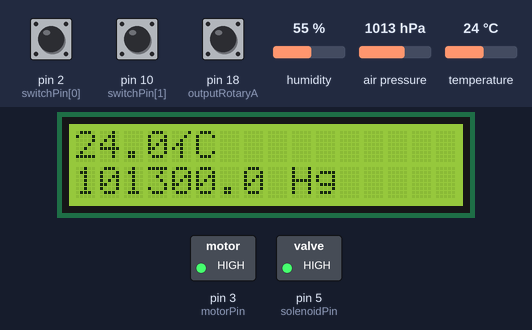
A sketch run on a simulated Arduino Uno, built with avr-gcc and run on an emulated ATmega328P. Shown: 16×2 character LCD, switched loads named in the sketch (green lamp = pin HIGH). The inputs (shaded band) are chosen by the test bench; at power-on: air pressure 1013 hPa, pin 10 (switchPin[1]) HIGH, pin 2 (switchPin[0]) HIGH, pin 18 (outputRotaryA) HIGH, humidity 55 %, temperature 24 °C. What the sketch prints to the serial monitor is not drawn.

Above: at 1.2 s.
1.3 s: air pressure set to 1001 hPa
At 3.2 s:
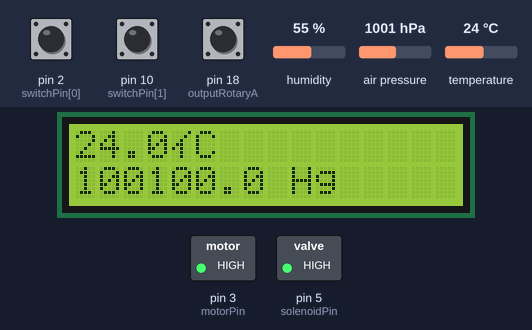
3.6 s: air pressure set to 998 hPa
At 5.3 s:
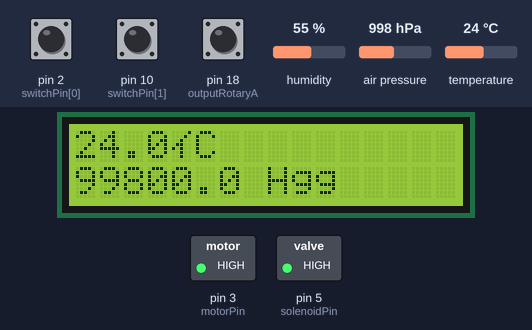
5.6 s: pin 10 (switchPin[1]) pulled LOW for 0.15 s
At 6.6 s:
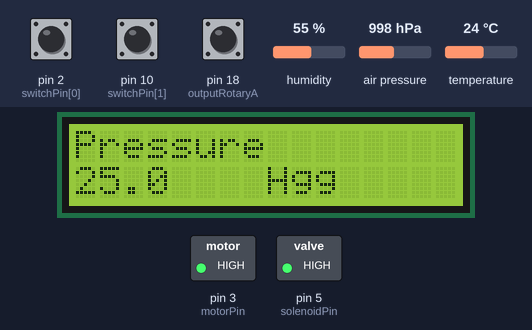
7.2 s: pin 10 (switchPin[1]) pulled LOW for 1 s
At 8.6 s:
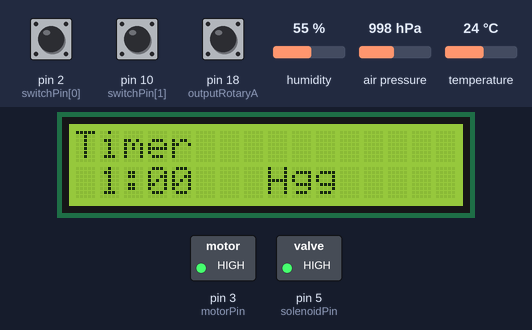
9.7 s: pin 10 (switchPin[1]) pulled LOW for 0.15 s
At 10.8 s:
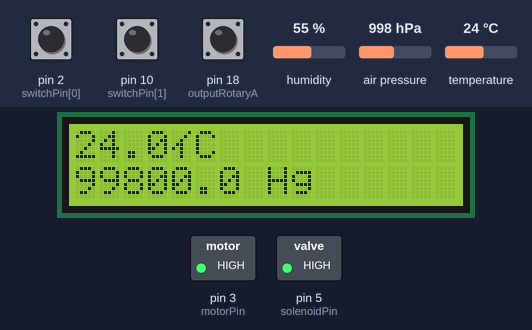
11.3 s: pin 10 (switchPin[1]) pulled LOW for 3.2 s
At 11.8 s:
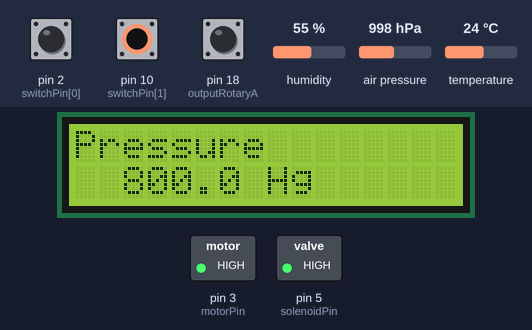
Timing chart, 0 to 14.3 s (numbered marks = the images above; inputs shaded):
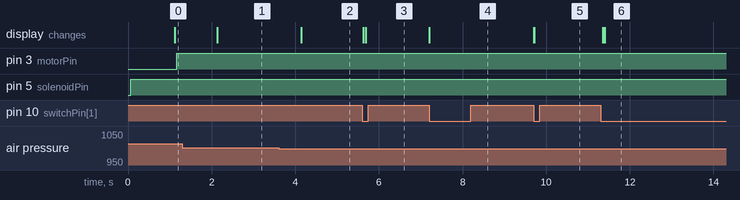

The sketch:

vac-chamber-controller.ino
```cpp
// (licence header left out)
/* ==== Includes ==== */
#include <BME280I2C.h>
#include <Wire.h>             // Needed for legacy versions of Arduino.
#include <LiquidCrystal.h>
/* ====  END Includes ==== */

/* ==== Defines ==== */
#define SERIAL_BAUD 115200
#define VAC_PRESSURE_HG 25.0
#define NO_OF_SWITCHES 2
#define SWITCH_VAC 0
#define SWITCH_MENU 1
#define MENU_ITEMS 2
#define MENUTYPE_FLOAT 0
#define MENUTYPE_TIME_MMSS 1
/* ==== END Defines ==== */

/* ==== Global Variables ==== */
BME280I2C bme;                   // Default : forced mode, standby time = 1000 ms
                              // Oversampling = pressure ×1, temperature ×1, humidity ×1, filter off,
bool metric = true;

// named constants for the switch and motor pins
const int switchPin[2] = {2, 10}; // the number of the switch pins
const int motorPin =  3; // the number of the motor pin
const int solenoidPin = 5; // the number of the solenoid pin
const int outputRotaryA = 18;
const int outputRotaryB = 19;

int switchState[2] = {LOW, HIGH};  // variable for reading the switch's status
int switchPreviousState[2] = {LOW, HIGH};
int toggleState[2] = {LOW, LOW};

int aRotaryState;
int aRotaryLastState;

float pressureTarget = 0;
float pressureSetting = VAC_PRESSURE_HG;

long timerStart = 0;
long timerMillis = 1000L * 60 * 10; // default 10 minutes
long timerSetting = 1000L * 60 * 10;
bool flagSetTimerAtPressure = false;

struct s_menu {
  char description[16];
  int type;
  float value;
  float increment;
} menu[2] = {{"Pressure       ", MENUTYPE_FLOAT, 25.0, 0.05}, {"Timer         ", MENUTYPE_TIME_MMSS, 60000, 500}};

int menuIndex = 0;

LiquidCrystal lcd(12, 11, 9, 8, 7, 6);

int runMode = 0; // 0 = normal, 1 = menu

float temp(NAN), hum(NAN), pres(NAN);
uint8_t pressureUnit(2); // unit: B000 = Pa, B001 = hPa, B010 = Hg, B011 = atm, B100 = bar, B101 = torr, B110 = N/m^2, B111 = psi
const char *unitString[] = {"Pa", "hPa", "Hg", "atm", "bar", "torr", "N/m^2", "psi"};
/* ==== END Global Variables ==== */


/* ==== Prototypes ==== */
/* === Print a message to stream with the temp, humidity and pressure. === */
void printBME280Data(Stream * client);
/* === Print a message to stream with the altitude, and dew point. === */
void printBME280CalculatedData(Stream* client);
/* ==== END Prototypes ==== */

/* ==== Setup ==== */
void setup() {
  int i = 0;

  // initialise the lcd
  lcd.begin(16, 2);
  lcd.print("loading...");

  // initialize the solenoid and motor pin as an output:
  pinMode(motorPin, OUTPUT);
  pinMode(solenoidPin, OUTPUT);
  // initialize the switch pins as an input:
  for (i = 0; i < NO_OF_SWITCHES; i++)
    pinMode(switchPin[i], INPUT);
  digitalWrite(switchPin[SWITCH_MENU], HIGH);

  pinMode(outputRotaryA, INPUT);
  pinMode(outputRotaryB, INPUT);
  aRotaryState = digitalRead(outputRotaryA);

  // set up serial comms for console messages
  Serial.begin(SERIAL_BAUD);
  while(!Serial) {} // Wait

  // set up the bme sensor
  while(!bme.begin()){
    Serial.println("Could not find BME280 sensor!");
    delay(1000);
  }

  lcd.setCursor(0, 0);
  lcd.print("          ");
}
/* ==== END Setup ==== */

/* ==== Loop ==== */
void loop() {
  serviceSwitches();

  processTimer();

  processControls();

  switch(runMode) {
    case 0: //normal mode
      normalMode();
      break;

    case 1:
      menuMode();
      break;
  }
}
/* ==== End Loop ==== */

void serviceSwitches() {
  int i = 0;

  // read the state of the switches:
  for (i = 0; i < NO_OF_SWITCHES; i++) {
    switchPreviousState[i] = switchState[i];
    switchState[i] = digitalRead(switchPin[i]);
  }
}

void processControls() {
  static bool flagMotorOn = false;

  // switch on pump if toggle is on and pressure is below target (back on if pressure has slipped .2 since last off)
  if (!flagMotorOn && toggleState[SWITCH_VAC] == HIGH && pres > (pressureTarget + 0.2)) {
    digitalWrite(motorPin, HIGH);
    flagMotorOn = true;
  }

  if (flagMotorOn && pres < (pressureTarget)) {
    // if we reached pressure for the first time, start the timer
    if (flagSetTimerAtPressure) {
      timerStart = millis();
      flagSetTimerAtPressure = false;
    }

    digitalWrite(motorPin, LOW);
    flagMotorOn = false;
  }
}

void processTimer() {
  char buf[8], buf2[9];
  long diff;

  // is timer running?
  if (timerStart > 0) {
    // how long for?
    diff = timerMillis - (millis() - timerStart);
    lcd.setCursor(11, 0);
    sprintf(buf, "%2d:%02d", int((diff) / 1000 / 60), int((diff) / 1000) % 60);
    lcd.print(buf);
    dtostrf(pressureTarget, 4, 1, buf);
    sprintf(buf2, "<%s %s", buf, unitString[pressureUnit]);
    lcd.setCursor(9, 1);
    lcd.print(buf);


    // has timer elapsed?
    if (diff <= 0) {
      // timer elapsed
      timerStart = 0;
      pressureTarget = 0;
      toggleState[SWITCH_VAC] = LOW;
      digitalWrite(motorPin, LOW);
      digitalWrite(solenoidPin, LOW);
      lcd.setCursor(11, 0);
      lcd.print("     ");
      lcd.setCursor(9, 1);
      lcd.print("       ");
    }
  }
}

void normalMode() {
  // check if vac switch is pressed
  if (switchPreviousState[SWITCH_VAC] == LOW && switchState[SWITCH_VAC] == HIGH) {
    toggleState[SWITCH_VAC] = toggleState[SWITCH_VAC] == HIGH ? LOW : HIGH;
    if (toggleState[SWITCH_VAC] == HIGH) {
      pressureTarget = pressureSetting;
      digitalWrite(solenoidPin, HIGH);
      flagSetTimerAtPressure = true;
    } else {
      pressureTarget = 0;
      toggleState[SWITCH_VAC] = LOW;
      digitalWrite(motorPin, LOW);
      digitalWrite(solenoidPin, LOW);
      lcd.setCursor(11, 0);
      lcd.print("     ");
      lcd.setCursor(9, 1);
      lcd.print("       ");
      timerStart = 0;
    }
  }

  // check if menu switch is pressed
  if (switchPreviousState[SWITCH_MENU] == HIGH && switchState[SWITCH_MENU] == LOW) {
    runMode = 1;
    lcd.setCursor(0, 0);
    lcd.print(menu[0].description);
  } else {
    printBME280Data(&Serial);
  }

  delay(50);
}

void menuMode() {
  int inputA = 0;
  char buf[8];

  switch(menu[menuIndex].type) {
    case MENUTYPE_FLOAT:
      dtostrf(menu[menuIndex].value, 4, 1, buf);
      strcat(buf, "    ");
      break;

    case MENUTYPE_TIME_MMSS:
      sprintf(buf, "%2d:%02d   ", int(menu[menuIndex].value / 1000 / 60), int(menu[menuIndex].value / 1000) % 60);
      break;
  }
  lcd.setCursor(0, 1);
  lcd.print(buf);

  aRotaryLastState = aRotaryState;
  aRotaryState = digitalRead(outputRotaryA);
  if (aRotaryState != aRotaryLastState) {
    if (digitalRead(outputRotaryB) != aRotaryState) {
      menu[menuIndex].value += menu[menuIndex].increment;
    } else {
      menu[menuIndex].value -= menu[menuIndex].increment;
    }
  }

  if (switchPreviousState[SWITCH_MENU] == HIGH && switchState[SWITCH_MENU] == LOW) {
    if (++menuIndex >= MENU_ITEMS) {
      runMode = 0;

      pressureSetting = menu[0].value;
      timerMillis = menu[1].value;

      lcd.setCursor(0, 0);
      lcd.print("                ");
      lcd.setCursor(0, 1);
      lcd.print("                ");

      // if currently under pressure, adjust the target before leaving menu
      if (pressureTarget != 0) {
        pressureTarget = pressureSetting;
      }
    } else {
      lcd.setCursor(0, 0);
      lcd.print(menu[menuIndex].description);
    }
  }
}

/* ==== Functions ==== */
void printBME280Data(Stream* client){
  char lcdString[34], buf[8];
  static long lastUpdate = millis();

  if (lastUpdate + 1000 < millis()) {
    bme.read(pres, temp, hum, metric, pressureUnit);                   // Parameters: (float& pressure, float& temp, float& humidity, bool celsius = false, uint8_t pressureUnit = 0x0)
    /* Alternatives to ReadData():
      float temp(bool celsius = false);
      float pres(uint8_t unit = 0);
      float hum();

      Keep in mind the temperature is used for humidity and
      pressure calculations. So it is more effcient to read
      temperature, humidity and pressure all together.
     */

    lastUpdate=millis();
    client->print("Temp: ");
    client->print(temp);
    client->print("°"+ String(metric ? 'C' :'F'));
    client->print("\t\tHumidity: ");
    client->print(hum);
    client->print("% RH");
    client->print("\t\tPressure: ");
    client->print(pres);
    client->print(" " + String(unitString[pressureUnit]));

    printBME280CalculatedData(&Serial);
  }

  // update the lcd
  dtostrf(temp, 4, 1, buf);
  sprintf(lcdString, "%s%c%c", buf, 0xb2, metric ? 'C' :'F');
  lcd.setCursor(0, 0);
  lcd.print(String(lcdString));

  dtostrf(pres, 4, 1, buf);
  sprintf(lcdString, "%s %s", buf, unitString[pressureUnit]);
  lcd.setCursor(0, 1);
  lcd.print(String(lcdString));
}

void printBME280CalculatedData(Stream* client){
  float altitude = bme.alt(metric);
  float dewPoint = bme.dew(metric);
  client->print("\t\tAltitude: ");
  client->print(altitude);
  client->print((metric ? "m" : "ft"));
  client->print("\t\tDew point: ");
  client->print(dewPoint);
  client->println("°"+ String(metric ? 'C' :'F'));

}
/* ==== END Functions ==== */
```

Measured:
- the behaviour switches between 1000 and 999 hPa on air pressure (found by bisection; images 1 and 2)
- after the input at 1.3 s, the display: changes after 0.83 s (image 1)
- after the input at 3.6 s, the display: changes after 0.55 s (image 2)
- after the input at 5.6 s, the display: first changes at once (image 3 shows a later state)
- after the input at 7.2 s, the display: first changes at once (image 4 shows a later state)
- after the input at 9.7 s, the display: first changes at once (image 5 shows a later state)
- after the input at 11.3 s, the display: first changes after 0.05 s (image 6 shows a later state)
